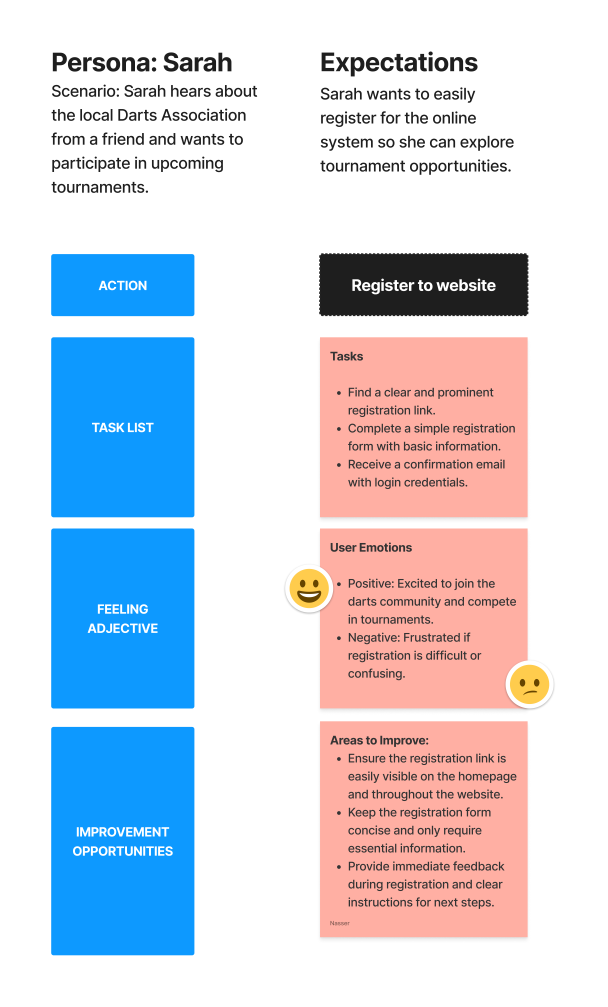
#> input picture uploads/1ec97de0-b6ac-4ecc-98dd-80481f866b8b_input.png, 3036 x 5032 px (shown at 1/5 size)
$ python -i transformify.py   (imports and definitions only)
#> lines starting #> are read from the running program, lines starting #| are printed output that depends on the picture; pictures that were not available may be replaced by others from this repository, and a replacement may not be noted
import os
import json
import numpy as np
from PIL import Image
import argparse
import time

def greedy_assignment(source_pixels, target_pixels, sidelen, color_weight=255, spatial_weight=1):
    """
    Optimized greedy matching of source pixels to target pixels.
    """
    n_pixels = sidelen * sidelen

    # Create coordinate grid
    y, x = np.mgrid[0:sidelen, 0:sidelen]
    coords = np.stack((x.ravel(), y.ravel()), axis=1).astype(np.float32)

    print(f"Assigning {n_pixels} pixels...")

    assignments = np.full(n_pixels, -1, dtype=np.int32)
    available_sources = np.ones(n_pixels, dtype=bool)

    # Pre-calculate spatial distances for all pairs is too large (16k * 16k * 4 bytes ~ 1GB)
    # But we can do it row-wise or in batches if needed.
    # For now, let's keep it memory efficient.

    source_pixels = source_pixels.astype(np.float32)
    target_pixels = target_pixels.astype(np.float32)

    start_time = time.time()

    # Bottleneck: The loop over target pixels.
    # We can speed this up by processing in chunks if we weren't "greedy" (i.e. using KD-Tree),
    # but exact greedy parity with Rust/Presets requires this order or equivalent.

    for t_idx in range(n_pixels):
        if t_idx % 2000 == 0 and t_idx > 0:
            elapsed = time.time() - start_time
            eta = (elapsed / t_idx) * (n_pixels - t_idx)
            print(f"Progress: {t_idx}/{n_pixels} ({t_idx/n_pixels:.1%}) - ETA: {eta:.1f}s")

        t_loc = coords[t_idx]
        t_color = target_pixels[t_idx]

        # Vectorized distance calculation
        # Only compute for available sources
        mask = available_sources
        valid_coords = coords[mask]
        valid_colors = source_pixels[mask]

        spatial_dist = np.sum((valid_coords - t_loc)**2, axis=1) * spatial_weight
        color_dist = np.sum((valid_colors - t_color)**2, axis=1) * color_weight

        total_dist = spatial_dist + color_dist

        local_best = np.argmin(total_dist)
        # Map local index back to global index
        global_indices = np.where(mask)[0]
        best_s_idx = global_indices[local_best]

        assignments[t_idx] = best_s_idx
        available_sources[best_s_idx] = False

    print(f"Assignment complete in {time.time() - start_time:.2f}s")
    return assignments.tolist()

def transform_image(source_path, target_path, output_path, sidelen=128):
#> called with target_path = 'out.png', output_path = 'out1.png', sidelen = 128
    print(f"Transforming {source_path} to look like {target_path}")

    # Load images
    src_img = Image.open(source_path).convert('RGB')
    tgt_img = Image.open(target_path).convert('RGB')

    # Resize to working resolution
    src_img = src_img.resize((sidelen, sidelen), Image.LANCZOS)
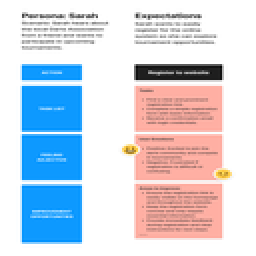
#> src_img: PIL image 128x128 RGB (shown 2 times larger); mean R, G, B 207.1, 213.8, 226.5
    tgt_img = tgt_img.resize((sidelen, sidelen), Image.LANCZOS)

    src_pixels = np.array(src_img).reshape(-1, 3)
    tgt_pixels = np.array(tgt_img).reshape(-1, 3)

    # Run assignment
    assignments = greedy_assignment(src_pixels, tgt_pixels, sidelen)
#> after the loop in greedy_assignment, `for t_idx in range(n_pixels):`: assignments = 16384 values from 0 to 16383
#> assignments = 16384 values from 0 to 16383

    # Construct output
    out_pixels = np.zeros((sidelen * sidelen, 3), dtype=np.uint8)
    for t_idx, s_idx in enumerate(assignments):
        out_pixels[t_idx] = src_pixels[s_idx]

    out_img = Image.fromarray(out_pixels.reshape(sidelen, sidelen, 3))
    out_img.save(output_path)
    print(f"Saved result to {output_path}")

# [14 lines not run here, left out]

>>> result = transform_image('uploads/1ec97de0-b6ac-4ecc-98dd-80481f866b8b_input.png', 'out.png', 'out1.png')

$ run again, on uploads/210278bf-ffa7-433b-a2c7-f55ce64c4291_input.png
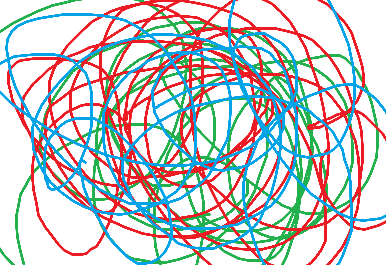
#> input picture uploads/210278bf-ffa7-433b-a2c7-f55ce64c4291_input.png, 386 x 265 px
#> in transform_image, `src_img = src_img.resize((sidelen, sidelen), Image.LANCZOS)`:
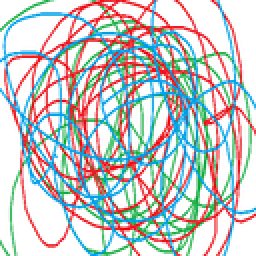
#> src_img: PIL image 128x128 RGB (shown 2 times larger); mean R, G, B 197.2, 198.8, 198.9
#> the loop in greedy_assignment, `for t_idx in range(n_pixels):` made 16384 passes
#> t_color on passes 1 to 3: [255, 255, 255], [255, 255, 255], [255, 255, 255]
#> after the loop in greedy_assignment, `for t_idx in range(n_pixels):`: assignments = 16384 values from 0 to 16383
